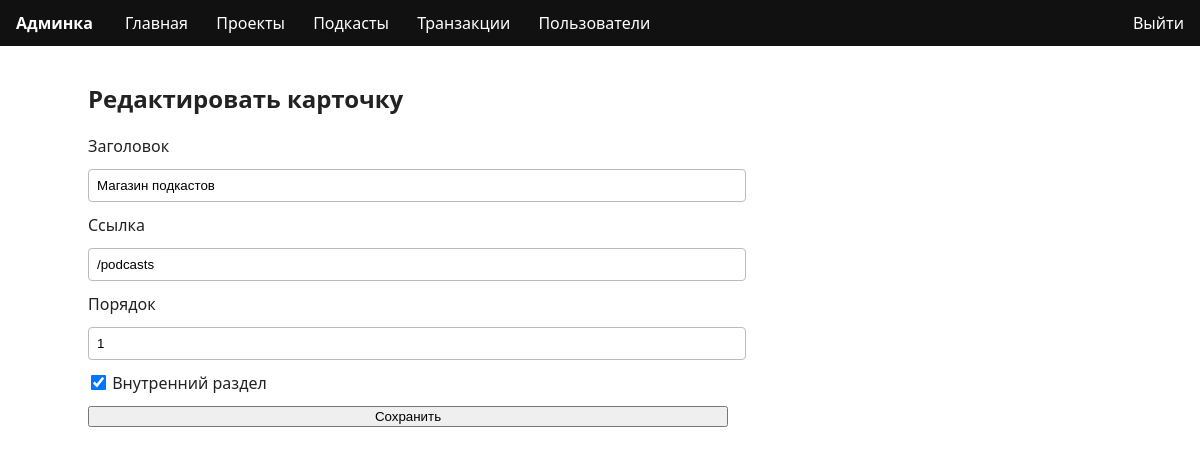
/admin/projects/1/edit (signed in), run on the app's committed database.
### app/models.py (models this page shows)
class ProjectCard(Base):
    __tablename__ = "project_cards"
    id = Column(Integer, primary_key=True, index=True)
    title = Column(String(200), nullable=False)
    url = Column(String(500), nullable=False)
    order = Column(Integer, default=0, nullable=False)
    icon = Column(String(200), nullable=True)
    is_internal = Column(Boolean, default=False, nullable=False)

### app/admin.py (the view)
@router.get("/projects/{project_id}/edit", response_class=HTMLResponse)
def project_edit_form(project_id: int, request: Request, db: Session = Depends(get_db)):
    if redirect := _guard(request):
        return redirect
    item = db.get(models.ProjectCard, project_id)
    if not item:
        return RedirectResponse("/admin/projects", status_code=302)
    return templates.TemplateResponse("admin/project_form.html", {"request": request, "item": item})

### templates/admin/project_form.html
{% extends "admin/base.html" %}
{% block content %}
  <h2>{% if item %}Редактировать карточку{% else %}Новая карточка{% endif %}</h2>
  <form method="post">
    <label>Заголовок</label>
    <input type="text" name="title" value="{{ item.title if item else '' }}" required />
    <label>Ссылка</label>
    <input type="text" name="url" value="{{ item.url if item else '' }}" required />
    <label>Порядок</label>
    <input type="number" name="order" value="{{ item.order if item else 0 }}" />
    <label><input type="checkbox" name="is_internal" value="true" {% if item and item.is_internal %}checked{% endif %}/> Внутренний раздел</label>
    <button type="submit">Сохранить</button>
  </form>
{% endblock %}

### templates/admin/base.html (style rules this page uses)
body { font-family: system-ui, -apple-system, Segoe UI, Roboto, Helvetica, Arial; margin: 0; color: #222 }
form { display: grid; grid-template-columns: 1fr; gap: 12px; max-width: 640px }
input[type="text"], input[type="number"], input[type="datetime-local"], textarea { width: 100%; padding: 8px; border: 1px solid #bbb; border-radius: 4px }
input[type="checkbox"] { transform: scale(1.2) }

### data on the page
ProjectCard: title "Магазин подкастов", url "/podcasts", order "1", is_internal "☑"
